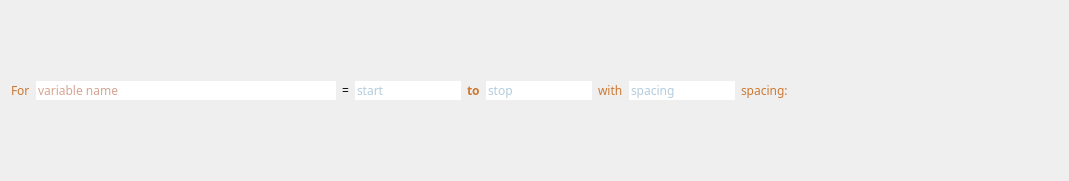
<?xml version="1.0" encoding="UTF-8"?>
<ui version="4.0">
 <class>ArangeDeclaration</class>
 <widget class="QWidget" name="ArangeDeclaration">
  <property name="geometry">
   <rect>
    <x>0</x>
    <y>0</y>
    <width>1069</width>
    <height>181</height>
   </rect>
  </property>
  <property name="font">
   <font>
    <family>JetBrains Mono</family>
    <weight>75</weight>
    <bold>true</bold>
   </font>
  </property>
  <property name="mouseTracking">
   <bool>true</bool>
  </property>
  <property name="windowTitle">
   <string>Form</string>
  </property>
  <property name="autoFillBackground">
   <bool>false</bool>
  </property>
  <layout class="QHBoxLayout" name="horizontalLayout">
   <item>
    <widget class="QLabel" name="label">
     <property name="sizePolicy">
      <sizepolicy hsizetype="Preferred" vsizetype="Minimum">
       <horstretch>0</horstretch>
       <verstretch>0</verstretch>
      </sizepolicy>
     </property>
     <property name="font">
      <font>
       <family>JetBrains Mono</family>
       <weight>50</weight>
       <bold>false</bold>
      </font>
     </property>
     <property name="styleSheet">
      <string notr="true">color: #CC7832</string>
     </property>
     <property name="text">
      <string>For</string>
     </property>
    </widget>
   </item>
   <item>
    <widget class="AutoResizeLineEdit" name="name_edit">
     <property name="sizePolicy">
      <sizepolicy hsizetype="Fixed" vsizetype="Fixed">
       <horstretch>0</horstretch>
       <verstretch>0</verstretch>
      </sizepolicy>
     </property>
     <property name="minimumSize">
      <size>
       <width>300</width>
       <height>0</height>
      </size>
     </property>
     <property name="font">
      <font>
       <family>JetBrains Mono</family>
       <weight>50</weight>
       <bold>false</bold>
      </font>
     </property>
     <property name="autoFillBackground">
      <bool>false</bool>
     </property>
     <property name="styleSheet">
      <string notr="true">:focus{color: #AA4926}
:!focus{ border: none; color: #AA4926 }</string>
     </property>
     <property name="frame">
      <bool>false</bool>
     </property>
     <property name="placeholderText">
      <string>variable name</string>
     </property>
     <property name="cursorMoveStyle">
      <enum>Qt::VisualMoveStyle</enum>
     </property>
     <property name="clearButtonEnabled">
      <bool>false</bool>
     </property>
    </widget>
   </item>
   <item>
    <widget class="QLabel" name="label_2">
     <property name="sizePolicy">
      <sizepolicy hsizetype="Fixed" vsizetype="Fixed">
       <horstretch>0</horstretch>
       <verstretch>0</verstretch>
      </sizepolicy>
     </property>
     <property name="font">
      <font>
       <weight>50</weight>
       <bold>false</bold>
      </font>
     </property>
     <property name="autoFillBackground">
      <bool>true</bool>
     </property>
     <property name="styleSheet">
      <string notr="true"/>
     </property>
     <property name="text">
      <string>=</string>
     </property>
    </widget>
   </item>
   <item>
    <widget class="AutoResizeLineEdit" name="start_edit">
     <property name="sizePolicy">
      <sizepolicy hsizetype="Minimum" vsizetype="Fixed">
       <horstretch>0</horstretch>
       <verstretch>0</verstretch>
      </sizepolicy>
     </property>
     <property name="font">
      <font>
       <family>JetBrains Mono</family>
       <weight>50</weight>
       <bold>false</bold>
      </font>
     </property>
     <property name="autoFillBackground">
      <bool>false</bool>
     </property>
     <property name="styleSheet">
      <string notr="true">:focus{ color: #6897BB }
:!focus{ border: none; color: #6897BB }</string>
     </property>
     <property name="text">
      <string/>
     </property>
     <property name="frame">
      <bool>false</bool>
     </property>
     <property name="placeholderText">
      <string>start</string>
     </property>
    </widget>
   </item>
   <item>
    <widget class="QLabel" name="label_3">
     <property name="font">
      <font>
       <family>JetBrains Mono</family>
      </font>
     </property>
     <property name="styleSheet">
      <string notr="true">color: #CC7832</string>
     </property>
     <property name="text">
      <string>to</string>
     </property>
    </widget>
   </item>
   <item>
    <widget class="AutoResizeLineEdit" name="stop_edit">
     <property name="sizePolicy">
      <sizepolicy hsizetype="Minimum" vsizetype="Fixed">
       <horstretch>0</horstretch>
       <verstretch>0</verstretch>
      </sizepolicy>
     </property>
     <property name="font">
      <font>
       <family>JetBrains Mono</family>
       <weight>50</weight>
       <bold>false</bold>
      </font>
     </property>
     <property name="autoFillBackground">
      <bool>false</bool>
     </property>
     <property name="styleSheet">
      <string notr="true">:focus{ color: #6897BB }
:!focus{ border: none; color: #6897BB }</string>
     </property>
     <property name="frame">
      <bool>false</bool>
     </property>
     <property name="placeholderText">
      <string>stop</string>
     </property>
     <property name="cursorMoveStyle">
      <enum>Qt::VisualMoveStyle</enum>
     </property>
     <property name="clearButtonEnabled">
      <bool>false</bool>
     </property>
    </widget>
   </item>
   <item>
    <widget class="QLabel" name="label_4">
     <property name="font">
      <font>
       <family>JetBrains Mono</family>
       <weight>50</weight>
       <bold>false</bold>
      </font>
     </property>
     <property name="styleSheet">
      <string notr="true">color: #CC7832</string>
     </property>
     <property name="text">
      <string>with</string>
     </property>
    </widget>
   </item>
   <item>
    <widget class="AutoResizeLineEdit" name="step_edit">
     <property name="sizePolicy">
      <sizepolicy hsizetype="Minimum" vsizetype="Fixed">
       <horstretch>0</horstretch>
       <verstretch>0</verstretch>
      </sizepolicy>
     </property>
     <property name="font">
      <font>
       <weight>50</weight>
       <bold>false</bold>
      </font>
     </property>
     <property name="autoFillBackground">
      <bool>false</bool>
     </property>
     <property name="styleSheet">
      <string notr="true">:focus{ color: #6897BB }
:!focus{ border: none; color: #6897BB }</string>
     </property>
     <property name="frame">
      <bool>false</bool>
     </property>
     <property name="placeholderText">
      <string>spacing</string>
     </property>
     <property name="cursorMoveStyle">
      <enum>Qt::VisualMoveStyle</enum>
     </property>
     <property name="clearButtonEnabled">
      <bool>false</bool>
     </property>
    </widget>
   </item>
   <item>
    <widget class="QLabel" name="label_5">
     <property name="font">
      <font>
       <family>JetBrains Mono</family>
       <weight>50</weight>
       <bold>false</bold>
      </font>
     </property>
     <property name="styleSheet">
      <string notr="true">color: #CC7832</string>
     </property>
     <property name="text">
      <string>spacing:</string>
     </property>
    </widget>
   </item>
   <item>
    <spacer name="horizontalSpacer">
     <property name="orientation">
      <enum>Qt::Horizontal</enum>
     </property>
     <property name="sizeHint" stdset="0">
      <size>
       <width>40</width>
       <height>20</height>
      </size>
     </property>
    </spacer>
   </item>
  </layout>
 </widget>
 <customwidgets>
  <customwidget>
   <class>AutoResizeLineEdit</class>
   <extends>QLineEdit</extends>
   <header>widgets.auto_resize_lineedit.h</header>
  </customwidget>
 </customwidgets>
 <resources>
  <include location="resources.qrc"/>
 </resources>
 <connections/>
</ui>
